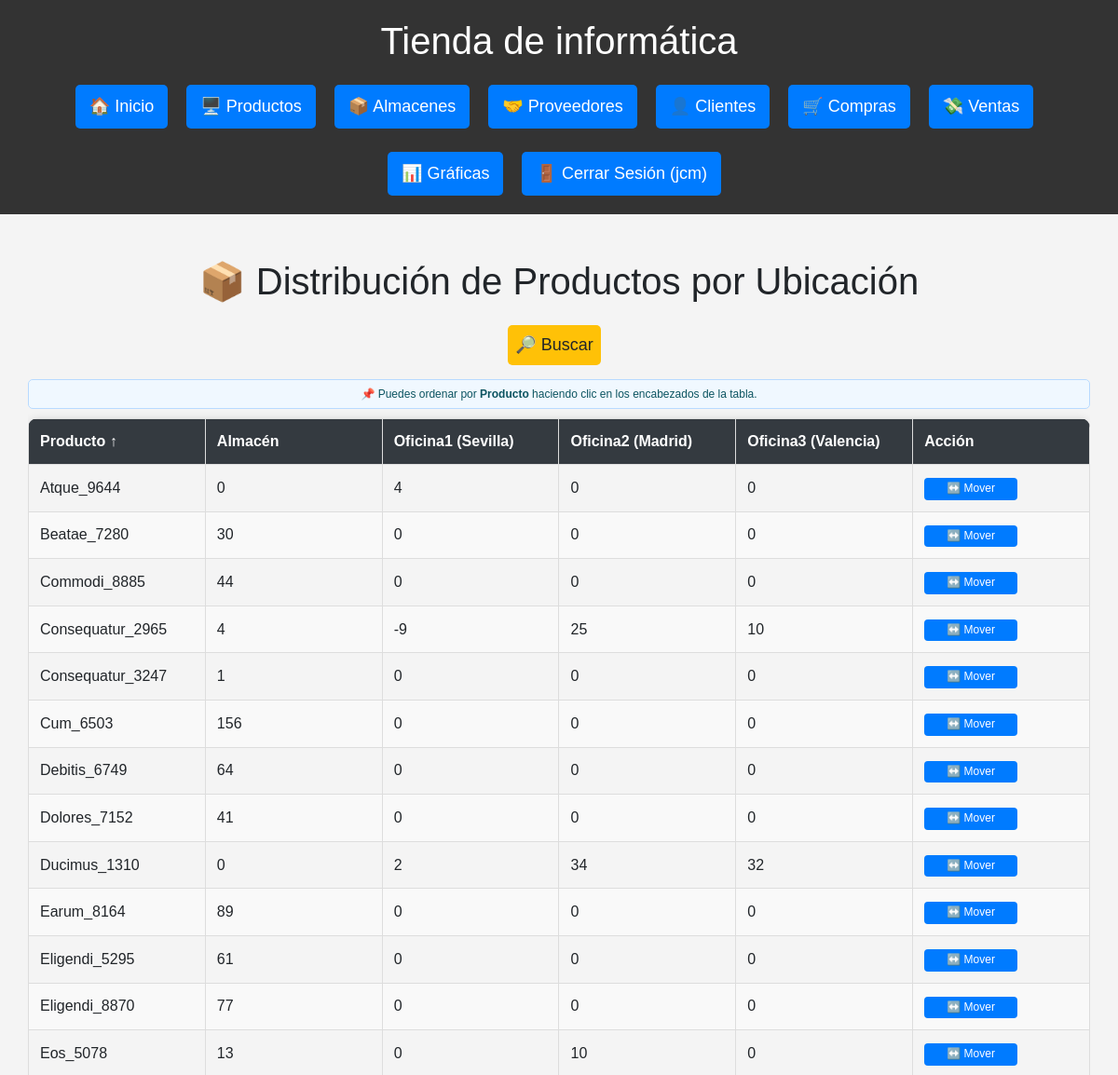
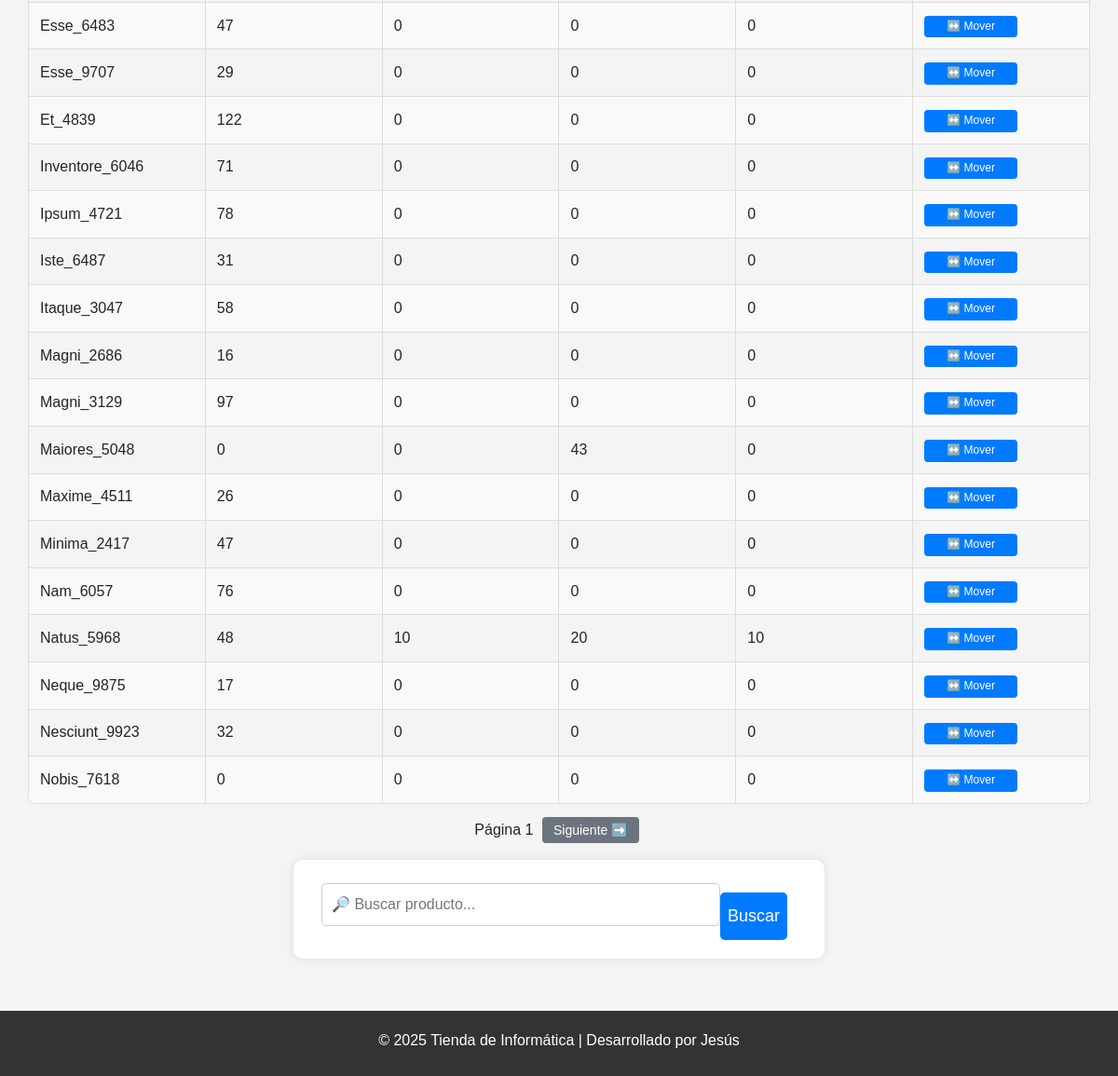
Page /almacenes (signed in) on the committed database (2 pictures, top to bottom).
### db.py (models this page shows)
class Ubicacion(Base):
    __tablename__ = "Ubicacion"
    id = Column(Integer, primary_key=True)
    nombre = Column(String(100), unique=True, nullable=False)

class Producto(Base):
    __tablename__ = "Producto"
    id = Column(Integer, primary_key=True)
    nombre = Column(String(150), unique=True, nullable=False)
    descripcion = Column(Text)
    categoria_id = Column(Integer, ForeignKey('Categoria.id'), nullable=True)
    precio = Column(Numeric(10, 2), nullable=False)
    stock = Column(Integer, default=0)
    cantidad_total = Column(Integer, default=30)
    fecha_creacion = Column(DateTime, default=func.now())
    categoria = relationship('Categoria', backref=backref('productos', lazy=True))
    ventas = relationship("DetalleVenta", back_populates="producto")

class StockPorUbicacion(Base):
    __tablename__ = "StockPorUbicacion"
    id = Column(Integer, primary_key=True)
    producto_id = Column(Integer, ForeignKey("Producto.id"), nullable=False)
    ubicacion_id = Column(Integer, ForeignKey("Ubicacion.id"), nullable=False)
    cantidad = Column(Integer, default=0)
    producto = relationship("Producto", backref="ubicaciones_stock")
    ubicacion = relationship("Ubicacion", backref="stock_producto")

### routes/almacenes.py (the view)
@almacenes_bp.route('/almacenes')
@login_required
def ver_almacenes():
    nombre = request.args.get("nombre", "")
    pagina = int(request.args.get("pagina", 1))
    orden = request.args.get("orden", "producto")
    direccion = request.args.get("direccion", "asc")
    por_pagina = 30
    ubicaciones = sesion.query(Ubicacion).all()
    query = sesion.query(Producto)
    if nombre:
        query = query.filter(Producto.nombre.ilike(f"%{nombre}%"))
    if orden == "producto":
        if direccion == "desc":
            query = query.order_by(Producto.nombre.desc())
        else:
            query = query.order_by(Producto.nombre.asc())
    total = query.count()
    productos = query.offset((pagina - 1) * por_pagina).limit(por_pagina).all()
    datos_stock = []
    for producto in productos:
        stock_por_ubicacion = {u.nombre: 0 for u in ubicaciones}
        for entrada in producto.ubicaciones_stock:
            stock_por_ubicacion[entrada.ubicacion.nombre] = entrada.cantidad
        datos_stock.append({
            "id": producto.id,
            "producto": producto.nombre,
            "stock": stock_por_ubicacion
        })
    hay_anterior = pagina > 1
    hay_siguiente = (pagina * por_pagina) < total
    return render_template("almacenes/almacenes.html",
                           datos_stock=datos_stock,
                           ubicaciones=ubicaciones,
                           nombre=nombre,
                           pagina=pagina,
                           orden=orden,
                           direccion=direccion,
                           hay_anterior=hay_anterior,
                           hay_siguiente=hay_siguiente)

### db.py (called while the page is built)
def login_required(f):
    @wraps(f)
    def decorated_function(*args, **kwargs):
        if 'usuario' not in session:
            flash('Por favor, inicie sesión para acceder a esta página.', 'error')
            return redirect(url_for('login'))
        return f(*args, **kwargs)
    return decorated_function

### templates/almacenes/almacenes.html (shortened to what this page needs)
{% extends 'base.html' %}
{% block content %}
<div class="container mt-4">
    <h1>📦 Distribución de Productos por Ubicación</h1>
    <div class="botones-superiores">
        <a href="#form-busqueda-almacen" class="btn btn-add btn-search" >🔎 Buscar</a>
    </div>
    <div class="tabla-responive">
        <table class="tabla-estilizada">
            <div class="alerta-orden">
              📌 Puedes ordenar por <strong>Producto</strong> haciendo clic en los encabezados de la tabla.
            </div>
            <thead>
                <tr>
                    {% set nueva_direccion = 'desc' if direccion == 'asc' else 'asc' %}
                    <th>
                        <a href="{{ url_for('almacenes.ver_almacenes', orden='producto', direccion=nueva_direccion, nombre=nombre) }}">
                            Producto
                            {% if orden == 'producto' %}
                                {% if direccion == 'asc' %} ↑ {% else %} ↓ {% endif %}
                            {% endif %}
                        </a>
                    </th>
                    {% for ubicacion in ubicaciones %}
                        <th>{{ ubicacion.nombre }}</th>
                    {% endfor %}
                    <th>Acción</th>
                </tr>
            </thead>
            <tbody>
                {% for fila in datos_stock %}
                <tr>
                    <td>{{ fila.producto }}</td>
                    {% for ubicacion in ubicaciones %}
                        <td>{{ fila.stock[ubicacion.nombre] }}</td>
                    {% endfor %}
                    <td>
                        <a href="{{ url_for('almacenes.mover_producto', producto_id=fila.id) }}" class="btn-edit">↔️ Mover</a>
                    </td>
                </tr>
                {% endfor %}
            </tbody>
        </table>
    </div>
    <div class="paginacion mt-3">
        <span>Página {{ pagina }}</span>
        {% if hay_siguiente %}
            <a href="{{ url_for('almacenes.ver_almacenes', pagina=pagina+1, nombre=nombre, orden=orden, direccion=direccion) }}" class="btn-pagina">Siguiente ➡️</a>
        {% endif %}
    </div>
    <form method="GET" action="{{ url_for('almacenes.ver_almacenes') }}" class="mb-3 d-flex" id="form-busqueda-almacen">
        <input type="text" name="nombre" placeholder="🔎 Buscar producto..." value="{{ nombre or '' }}">
        <button type="submit" class="btn">Buscar</button>
    </form>
</div>
{% endblock %}

### static/estilos.css (style rules this page uses)
html, body { height: 100%; margin: 0; padding: 0; font-family: Arial, sans-serif; background-color: #f4f4f4; text-align: center; }
body { overflow-x: hidden; }
.container, main { width: 100%; padding: 0; margin: 0 auto; }
.alerta-orden { background-color: #f0f8ff; color: #0c5460; border: 1px solid #b8daff; padding: 6px 10px; border-radius: 5px; margin-bottom: 10px; font-size: 0.75rem; text-align: center; }
form { width: 50%; margin: 20px auto; background: white; padding: 20px 30px; border-radius: 10px; box-shadow: 0 0 10px rgba(0,0,0,0.1); text-align: left; }
form input, form textarea, form select { width: 100%; padding: 10px; margin-top: 5px; margin-bottom: 15px; border: 1px solid #ccc; border-radius: 5px; box-sizing: border-box; font-size: 16px; }
button, .btn { background: #007BFF; color: white; padding: 8px; border: none; margin-top: 15px; cursor: pointer; font-size: 18px; border-radius: 5px; transition: 0.3s; text-decoration: none; display: inline-block; margin-right: 10px; }
.btn-add { background: #418852; margin-bottom: 15px; }
.btn-pagina { background-color: #6c757d; color: white; font-size: 14px; padding: 6px 12px; border-radius: 4px; text-decoration: none; margin: 0 5px; }
.btn-edit { display: inline-block; max-width: 100px; background-color: #007BFF; color: white; padding: 4px 8px; font-size: 0.75rem; border: none; border-radius: 4px; cursor: pointer; transition: all 0.2s; text-decoration: none; white-space: nowrap; line-height: 1.3; margin: 0; box-shadow: none; width: 100% ; text-align: center; box-sizing: border-box; }
.btn-search { background-color: #ffc107; color: #212529; }
.tabla-estilizada { width: 100%; border-collapse: collapse; border-radius: 10px; overflow: hidden; box-shadow: 0 0 10px rgba(0,0,0,0.1); table-layout: fixed; }
.tabla-estilizada thead { background-color: #343a40; color: white; font-weight: bold; }
.tabla-estilizada th, .tabla-estilizada td { padding: 12px; border: 1px solid #ddd; text-align: left; max-width: 200px; word-wrap: break-word; white-space: normal; }
.tabla-estilizada tr:nth-child(even) { background-color: #f9f9f9; }
.tabla-estilizada thead th a { color: white; text-decoration: none; font-weight: bold; }
.tabla-responive { width: 100%; overflow-x: auto; -webkit-overflow-scrolling: touch; box-sizing: border-box; padding: 0 10x; }

### rows in the picture
Ubicacion: nombre "Almacén", nombre "0", nombre "30", nombre "44", nombre "4", nombre "1", nombre "156", nombre "64", nombre "41", nombre "89", nombre "61", nombre "77", nombre "13", nombre "47", nombre "29", nombre "122", nombre "71", nombre "78", nombre "31", nombre "58", nombre "16", nombre "97", nombre "26", nombre "76", nombre "48", nombre "17", nombre "32"
Ubicacion: nombre "Oficina1 (Sevilla)", nombre "4", nombre "0", nombre.cantidad "-9", nombre "2", nombre "10"
Ubicacion: nombre "Oficina2 (Madrid)", nombre "0", nombre "25", nombre "34", nombre "10", nombre "43", nombre "20"
Ubicacion: nombre "Oficina3 (Valencia)", nombre "0", nombre "10", nombre "32"
Producto: producto "Atque_9644"
Producto: producto "Beatae_7280"
Producto: producto "Commodi_8885"
Producto: producto "Consequatur_2965"
Producto: producto "Consequatur_3247"
Producto: producto "Cum_6503"
Producto: producto "Debitis_6749"
Producto: producto "Dolores_7152"
Producto: producto "Ducimus_1310"
Producto: producto "Earum_8164"
Producto: producto "Eligendi_5295"
Producto: producto "Eligendi_8870"
Producto: producto "Eos_5078"
Producto: producto "Esse_6483"
Producto: producto "Esse_9707"
Producto: producto "Et_4839"
Producto: producto "Inventore_6046"
Producto: producto "Ipsum_4721"
Producto: producto "Iste_6487"
Producto: producto "Itaque_3047"
Producto: producto "Magni_2686"
Producto: producto "Magni_3129"
Producto: producto "Maiores_5048"
Producto: producto "Maxime_4511"
Producto: producto "Minima_2417"
Producto: producto "Nam_6057"
Producto: producto "Natus_5968"
Producto: producto "Neque_9875"
Producto: producto "Nesciunt_9923"
Producto: producto "Nobis_7618"

### other values in the picture
{{ session['usuario'] }} "jcm"
{{ pagina }} "1"
